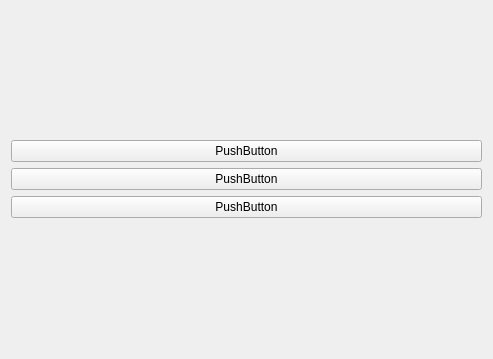
<?xml version="1.0" encoding="UTF-8"?>
<ui version="4.0">
 <class>MainWindow</class>
 <widget class="QMainWindow" name="MainWindow">
  <property name="geometry">
   <rect>
    <x>0</x>
    <y>0</y>
    <width>493</width>
    <height>359</height>
   </rect>
  </property>
  <property name="windowTitle">
   <string>MainWindow</string>
  </property>
  <widget class="QWidget" name="centralWidget">
   <layout class="QGridLayout" name="gridLayout_2">
    <item row="0" column="0">
     <layout class="QGridLayout" name="gridLayout">
      <item row="2" column="0">
       <widget class="QPushButton" name="pushButton_2">
        <property name="text">
         <string>PushButton</string>
        </property>
       </widget>
      </item>
      <item row="0" column="0">
       <widget class="QPushButton" name="pushButton">
        <property name="text">
         <string>PushButton</string>
        </property>
       </widget>
      </item>
      <item row="1" column="0">
       <widget class="QPushButton" name="pushButton_3">
        <property name="text">
         <string>PushButton</string>
        </property>
       </widget>
      </item>
     </layout>
    </item>
   </layout>
  </widget>
 </widget>
 <layoutdefault spacing="6" margin="11"/>
 <resources/>
 <connections/>
</ui>
